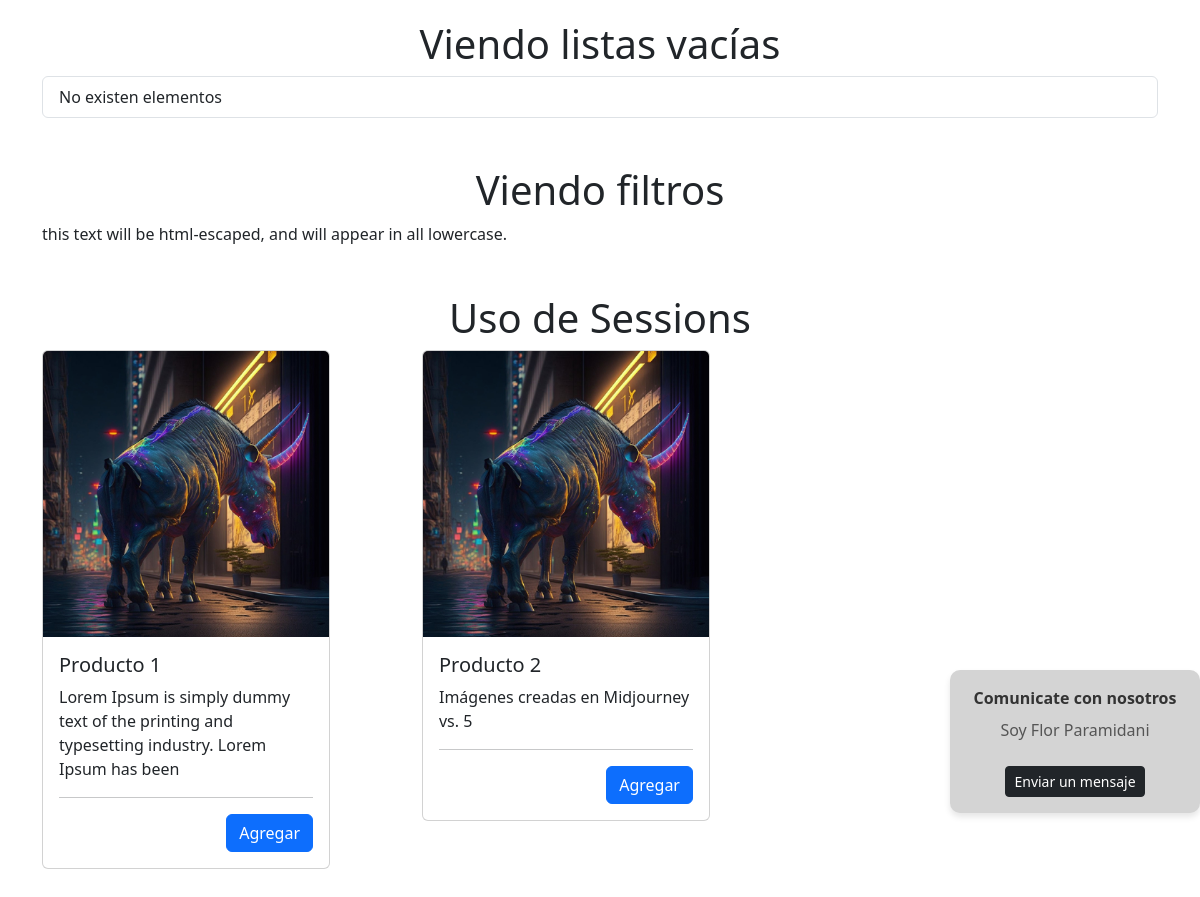
Page /vistaprevia/templatetags1 (lower part) on the earlier database version.
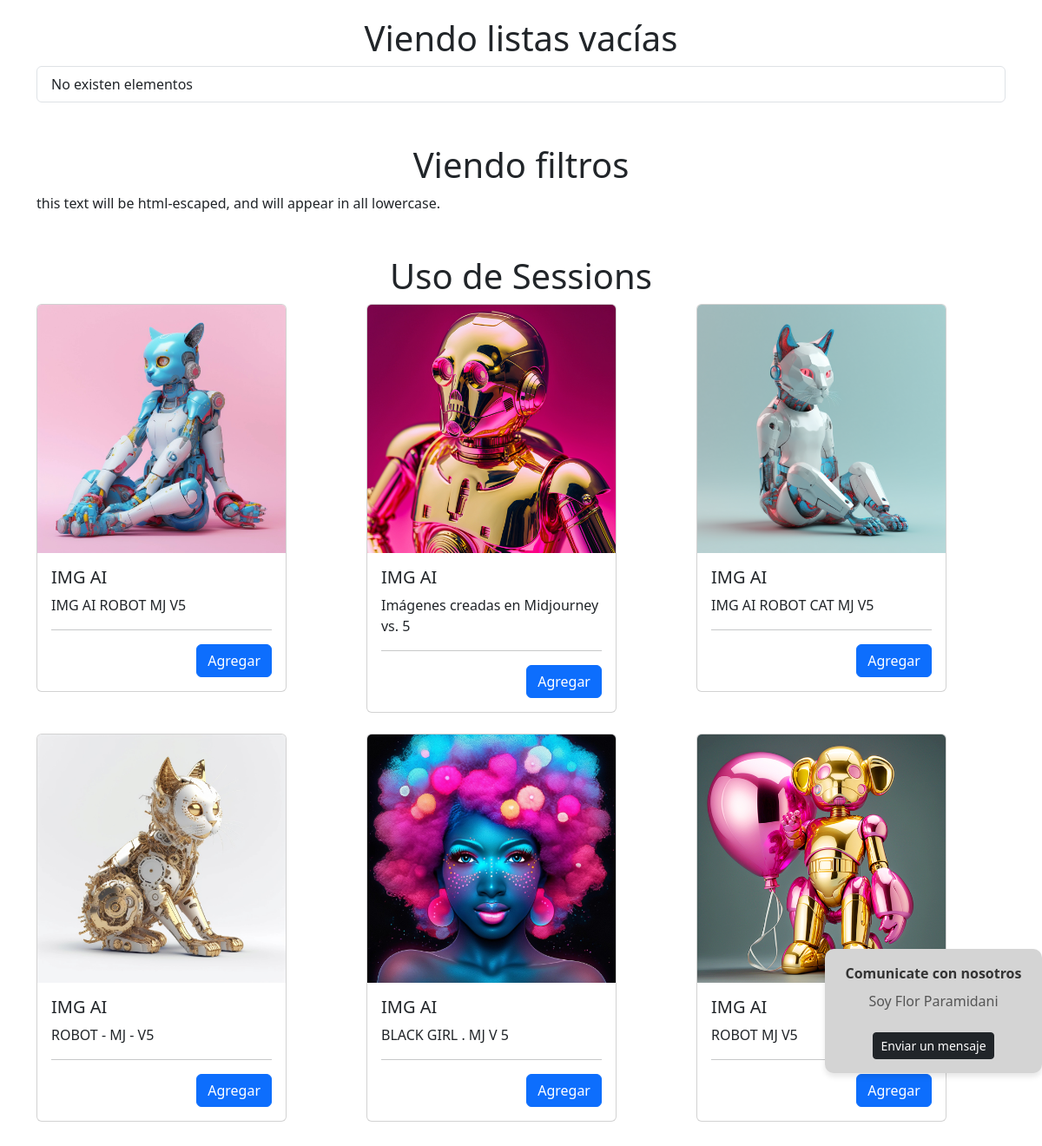
Same page on the later database version.
### productos/models.py (models this page shows, shortened)
class Producto(models.Model):
    Borrador = 'Borrador'
    Publicado = 'Publicado'
    Retirado = 'Retirado'
    APROBACION_PRODUCTO = (
        (Borrador, 'Borrador'),
        (Publicado, 'Publicado'),
        (Retirado, 'Retirado'),
    )
    estado = models.CharField(max_length=10, choices=APROBACION_PRODUCTO, default='Borrador')
    producto = models.CharField(max_length=200)
    fecha_publicacion = models.DateTimeField('Fecha de publicación')
    imagen = models.ImageField(upload_to="producto/%Y/%m/%d", blank=True, null=True)
    categoria = models.ForeignKey(
        Categoria, blank=False, null=True, on_delete=models.CASCADE
        )
    stock = models.IntegerField(default=0)
    descripcion = models.TextField(  default="")
    precio = models.DecimalField(max_digits=12, decimal_places=2, default=0.00)
    descuento = models.IntegerField(default=0)

### vistaprevia/views.py (the view, shortened to what this page needs)
# urls.py: path("templatetags1", Templatetags1.as_view(), name="templatetags1"),
class Templatetags1(View):
    template = "vistaprevia/templatetags1.html"
    def get(self, request):
        params = {}
        params["cross_site_scripting"]="""
            <script>
            $("*").css({
                "background-color": "yellow",
                "font-weight": "bolder",
            });
            </script>

        """
        producto = Producto.objects.filter(
            Q(estado="Publicado"),
        )
        params["los_productos"]=producto
        params["fecha_de_hoy"]=datetime.datetime.now()
        params["mi_lista"]=[1, 2, 3, 4, 5, 6, 7, 8, 9]
        params["row3"]="row3"
        params["mi_lista2"]=[]
        return render(request, self.template, params)

### templates/vistaprevia/templatetags1.html (shortened to what this page needs)
{% extends "layout.html" %}
{% load static %}
{% load mi_tienda %}
{% block content %}
<div class="container my-5">
    <div class="row">
        <div class="col-12">
            <h1 class="text-center">Viendo listas vacías</h1>
            <ul class="list-group">
                {% for elemento in mi_lista2 %}
                    <li class="list-group-item {% cycle 'row1' 'row2' 'row3' %}">
                        {{ elemento }}
                    </li>
                {% empty %}
                    <li class="list-group-item {% cycle 'row1' 'row2' 'row3' %}">
                        No existen elementos
                    </li>
                {% endfor %}
            </ul>
        </div>
    </div>
</div>
<div class="container my-5">
    <div class="row">
        <div class="col-12">
            <h1 class="text-center">Viendo filtros</h1>
        </div>
    </div>
</div>
<div class="container my-5">
    <div class="row">
        <div class="col-12">
            <h1 class="text-center">Uso de Sessions</h1>
        </div>
        {% for producto in los_productos %}
            <div class="col-12 col-lg-4 mb-4">
                <div class="card" style="width: 18rem;">
                    <img src="{% static 'img/4.jpg' %}{{ producto.imagen }}" class="card-img-top" alt="{{ producto.producto }}">
                    <div class="card-body">
                        <h5 class="card-title">{{ producto.producto }}</h5>
                        <p class="card-text">{{ producto.descripcion|slice:":95" }}</p>
                        <hr/>
                        <form action="/templatetags1" method="post">{% csrf_token %}
                            <input type="submit" class="btn btn-primary float-end" value="Agregar"/>
                        </form>
                    </div>
                </div>
            </div>
        {% endfor %}
    </div>
</div>
{% include "descripcion_lateral.html" with nombre="Flor" apellido="Paramidani" %}
{% endblock %}

Differences in the rows shown:
changed Producto: imagen: picture added in place of a placeholder; producto "Producto 1" → "IMG AI"; descripcion "Lorem Ipsum is simply dummy text of the printing and typesetting industry. Lorem Ipsum has been" → "IMG AI ROBOT MJ V5"
changed Producto "Imágenes creadas en Midjourney vs. 5": imagen: picture added in place of a placeholder; producto "Producto 2" → "IMG AI"
now on this page (row edited): Producto: imagen (picture), producto "IMG AI", descripcion "IMG AI ROBOT CAT MJ V5"
now on this page (row edited): Producto: imagen (picture), producto "IMG AI", descripcion "ROBOT - MJ - V5"
added Producto: imagen (picture), producto "IMG AI", descripcion "BLACK GIRL . MJ V 5"
added Producto: imagen (picture), producto "IMG AI", descripcion "ROBOT MJ V5"
